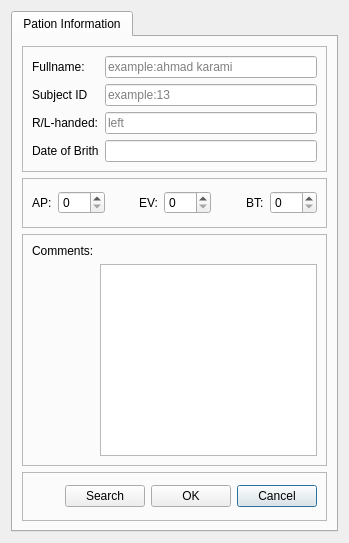
<?xml version="1.0" encoding="UTF-8"?>
<ui version="4.0">
 <class>Dialog</class>
 <widget class="QDialog" name="Dialog">
  <property name="geometry">
   <rect>
    <x>0</x>
    <y>0</y>
    <width>349</width>
    <height>543</height>
   </rect>
  </property>
  <property name="minimumSize">
   <size>
    <width>349</width>
    <height>543</height>
   </size>
  </property>
  <property name="maximumSize">
   <size>
    <width>351</width>
    <height>543</height>
   </size>
  </property>
  <property name="windowTitle">
   <string>Dialog</string>
  </property>
  <layout class="QGridLayout" name="gridLayout">
   <item row="0" column="0">
    <widget class="QTabWidget" name="PatienttabWidget">
     <property name="currentIndex">
      <number>0</number>
     </property>
     <widget class="QWidget" name="tab">
      <attribute name="title">
       <string>Pation Information</string>
      </attribute>
      <layout class="QVBoxLayout" name="verticalLayout">
       <item>
        <widget class="QFrame" name="frame">
         <property name="frameShape">
          <enum>QFrame::StyledPanel</enum>
         </property>
         <property name="frameShadow">
          <enum>QFrame::Raised</enum>
         </property>
         <layout class="QGridLayout" name="gridLayout_4">
          <item row="3" column="2">
           <widget class="QLineEdit" name="RightLeftHand">
            <property name="placeholderText">
             <string>left</string>
            </property>
           </widget>
          </item>
          <item row="3" column="0">
           <widget class="QLabel" name="label_46">
            <property name="text">
             <string>R/L-handed:</string>
            </property>
           </widget>
          </item>
          <item row="2" column="2">
           <widget class="QLineEdit" name="SubjectID">
            <property name="placeholderText">
             <string>example:13</string>
            </property>
           </widget>
          </item>
          <item row="0" column="2">
           <widget class="QLineEdit" name="Fullname">
            <property name="placeholderText">
             <string>example:ahmad karami</string>
            </property>
           </widget>
          </item>
          <item row="0" column="0">
           <widget class="QLabel" name="label_52">
            <property name="text">
             <string>Fullname:</string>
            </property>
           </widget>
          </item>
          <item row="2" column="0">
           <widget class="QLabel" name="label_5">
            <property name="text">
             <string>Subject ID</string>
            </property>
           </widget>
          </item>
          <item row="4" column="0">
           <widget class="QLabel" name="label_2">
            <property name="text">
             <string>Date of Brith</string>
            </property>
           </widget>
          </item>
          <item row="4" column="2">
           <widget class="QLineEdit" name="DateOfBrith"/>
          </item>
         </layout>
        </widget>
       </item>
       <item>
        <widget class="QFrame" name="frame_3">
         <property name="frameShape">
          <enum>QFrame::StyledPanel</enum>
         </property>
         <property name="frameShadow">
          <enum>QFrame::Raised</enum>
         </property>
         <layout class="QHBoxLayout" name="horizontalLayout">
          <item alignment="Qt::AlignLeft">
           <widget class="QLabel" name="label_8">
            <property name="text">
             <string>AP:</string>
            </property>
           </widget>
          </item>
          <item alignment="Qt::AlignLeft">
           <widget class="QSpinBox" name="ApPatientSpin">
            <property name="maximum">
             <number>999</number>
            </property>
           </widget>
          </item>
          <item>
           <spacer name="horizontalSpacer_3">
            <property name="orientation">
             <enum>Qt::Horizontal</enum>
            </property>
            <property name="sizeHint" stdset="0">
             <size>
              <width>40</width>
              <height>20</height>
             </size>
            </property>
           </spacer>
          </item>
          <item>
           <widget class="QLabel" name="label_7">
            <property name="text">
             <string>EV:</string>
            </property>
           </widget>
          </item>
          <item>
           <widget class="QSpinBox" name="EvPatientSpin">
            <property name="maximum">
             <number>999</number>
            </property>
           </widget>
          </item>
          <item>
           <spacer name="horizontalSpacer_4">
            <property name="orientation">
             <enum>Qt::Horizontal</enum>
            </property>
            <property name="sizeHint" stdset="0">
             <size>
              <width>40</width>
              <height>20</height>
             </size>
            </property>
           </spacer>
          </item>
          <item>
           <widget class="QLabel" name="label_6">
            <property name="text">
             <string>BT:</string>
            </property>
           </widget>
          </item>
          <item>
           <widget class="QSpinBox" name="BTPatientSpin">
            <property name="maximum">
             <number>999</number>
            </property>
           </widget>
          </item>
         </layout>
        </widget>
       </item>
       <item alignment="Qt::AlignBottom">
        <widget class="QFrame" name="frame_4">
         <property name="frameShape">
          <enum>QFrame::StyledPanel</enum>
         </property>
         <property name="frameShadow">
          <enum>QFrame::Raised</enum>
         </property>
         <layout class="QGridLayout" name="gridLayout_3">
          <item row="1" column="1">
           <widget class="QTextEdit" name="textEditPatient">
            <property name="minimumSize">
             <size>
              <width>0</width>
              <height>0</height>
             </size>
            </property>
           </widget>
          </item>
          <item row="0" column="0">
           <widget class="QLabel" name="label">
            <property name="text">
             <string>Comments:</string>
            </property>
           </widget>
          </item>
         </layout>
        </widget>
       </item>
       <item>
        <widget class="QFrame" name="bottoframe">
         <property name="frameShape">
          <enum>QFrame::StyledPanel</enum>
         </property>
         <property name="frameShadow">
          <enum>QFrame::Raised</enum>
         </property>
         <layout class="QGridLayout" name="gridLayout_5">
          <item row="0" column="3">
           <widget class="QPushButton" name="CancelButton">
            <property name="text">
             <string>Cancel</string>
            </property>
           </widget>
          </item>
          <item row="0" column="2">
           <widget class="QPushButton" name="OKButton1">
            <property name="text">
             <string>OK</string>
            </property>
           </widget>
          </item>
          <item row="0" column="0">
           <spacer name="horizontalSpacer">
            <property name="orientation">
             <enum>Qt::Horizontal</enum>
            </property>
            <property name="sizeHint" stdset="0">
             <size>
              <width>40</width>
              <height>20</height>
             </size>
            </property>
           </spacer>
          </item>
          <item row="0" column="1">
           <widget class="QPushButton" name="SearchButton">
            <property name="text">
             <string>Search</string>
            </property>
           </widget>
          </item>
         </layout>
        </widget>
       </item>
      </layout>
     </widget>
    </widget>
   </item>
  </layout>
 </widget>
 <resources/>
 <connections/>
</ui>
